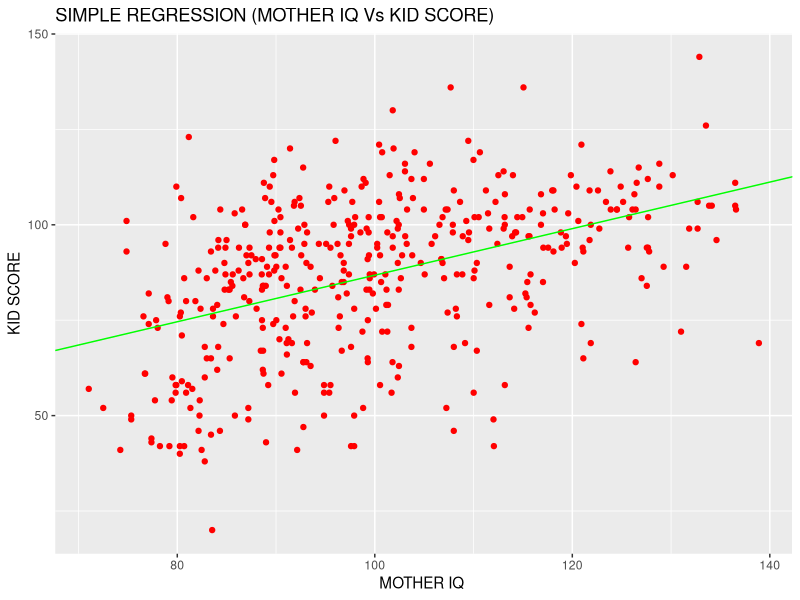
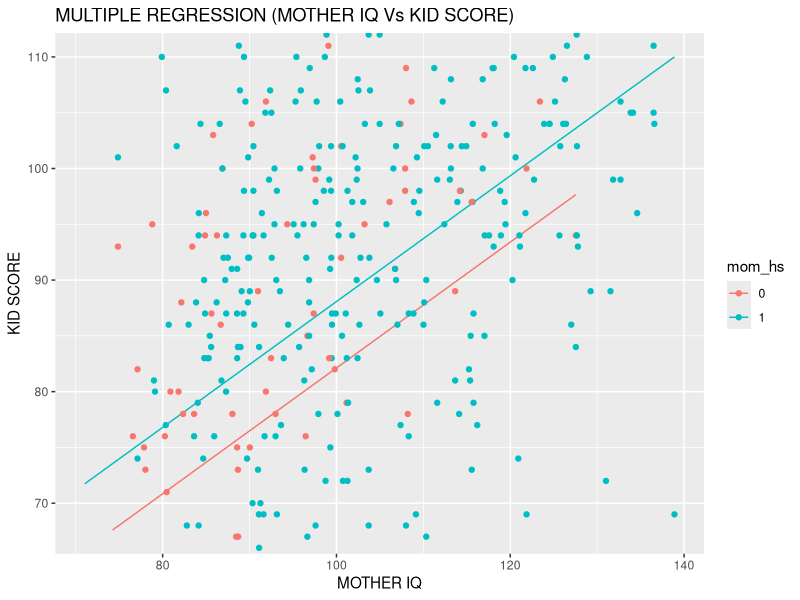
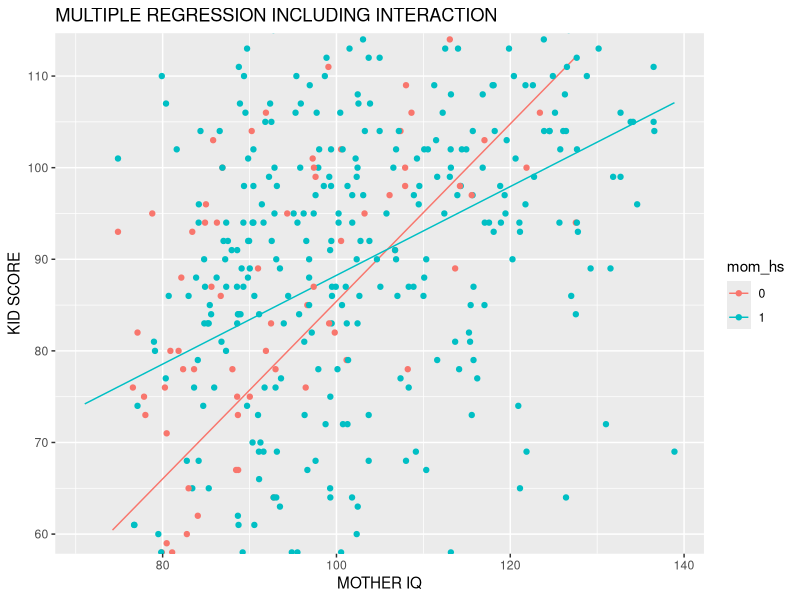
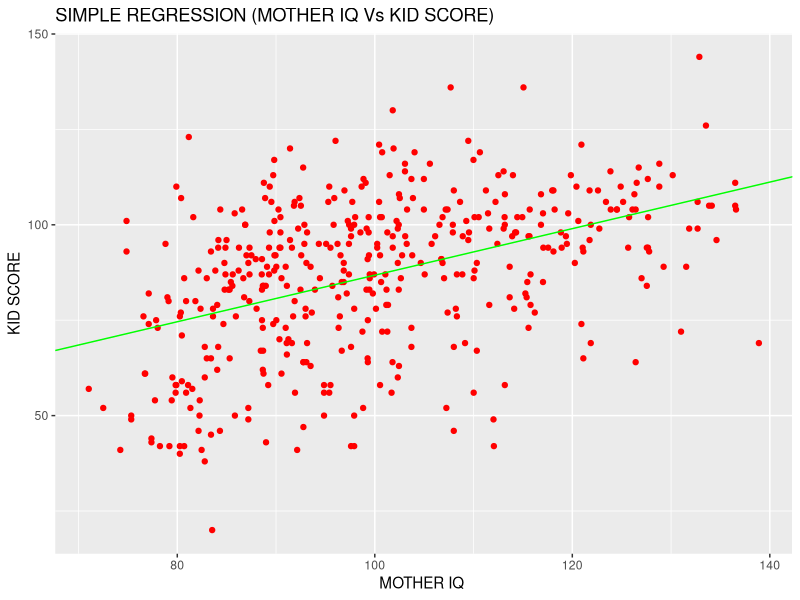
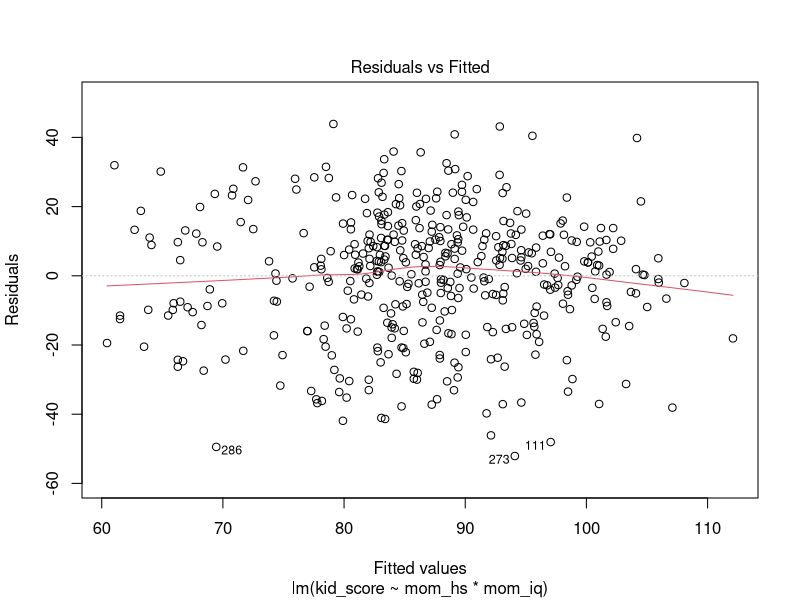
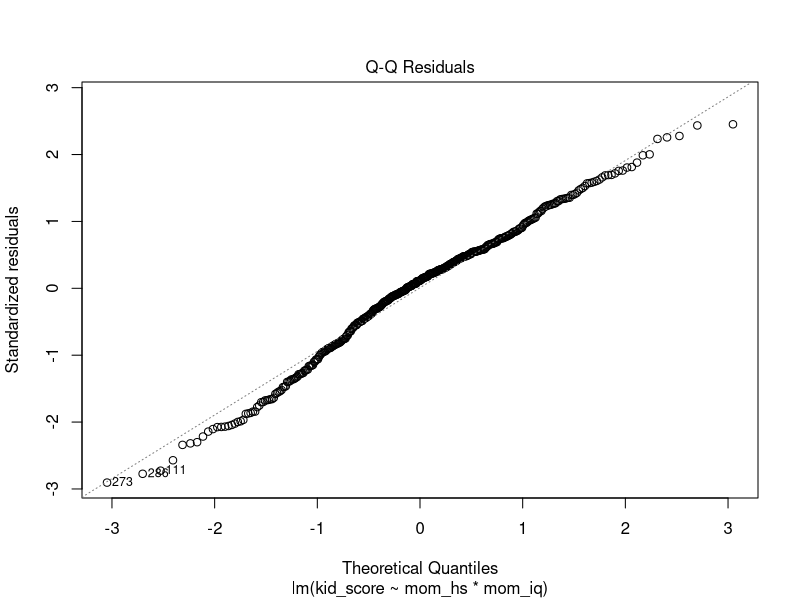
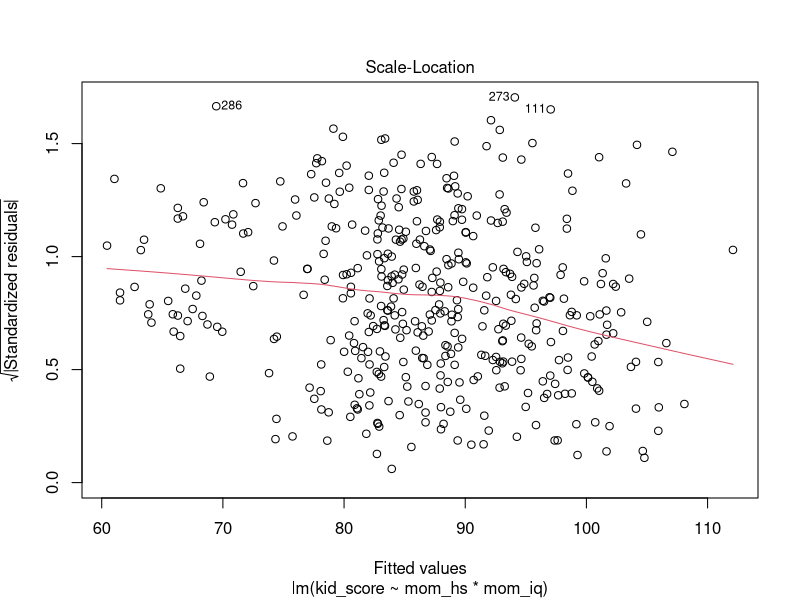
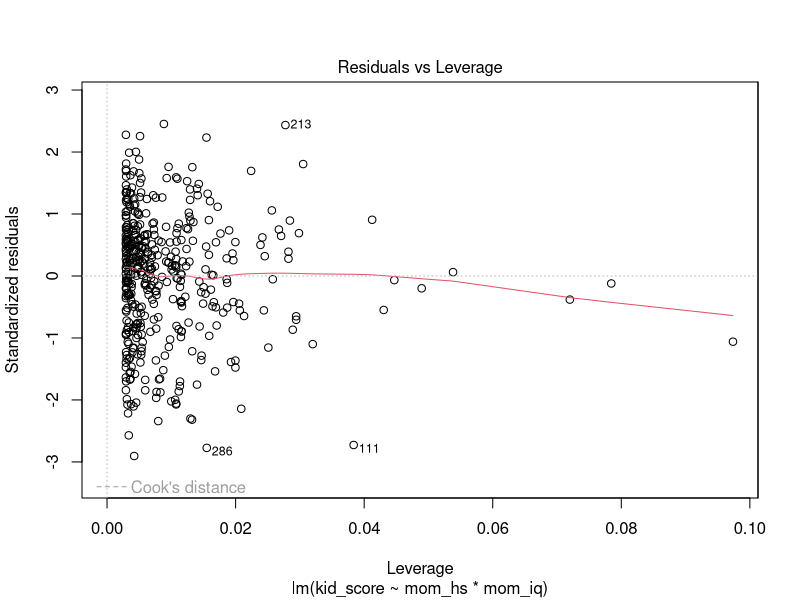

Recreate these plots in R, in order.
### Stats with R Exercise sheet 7

##########################
#Week8: Checking Assumptions underlying ANOVA and linear regression
##########################


## This exercise sheet contains the exercises that you will need to complete and 
## submit by 23:55 on Monday, January 11. Write the code below the questions. 
## If you need to provide a written answer, comment this out using a hashtag (#). 
## Submit your homework via moodle.
## You are required to work together in groups of three students.
## You need to provide a serious attempt to each exercise in order to have
## the assignment graded as complete.

## Please write below your (and your teammates) name, matriculation number. 


## Change the name of the file by adding your matriculation numbers
## (exercise0N_firstID_secondID_thirdID.R)


###############################################################################
###############################################################################

########
### Exercise 1
########

########
### Please, use ggplot to make plots in all exercises below!
########


library(ggplot2)

setwd('D:\\Courses\\StatisticsWithR\\Assignments\\7')
getwd()

# a) Read in the data kidiq.txt (available in the Moodle) and take a look
#    at the data summary. It contains information about the mum's iq and 
#    their child's iq. 
#    mom_hs indicates whether the mother has a high school degree
#    1 = high school education, 0 = no high school degree.

data= read.table("kidiq.txt")
str(data)
data$mom_hs <- factor(data$mom_hs)
str(data)
head(data)


# b) Plot kid_score against mom_iq in a scatter plot, and add a regression line 
#    (kid_score should be the response variable and mom_iq the predictor 
#    variable) to the plot. 
#    Name the plot and the axis in sensible ways.


regression1 <- lm(kid_score~mom_iq, data=data)

graph1 <- ggplot(data, aes(mom_iq, kid_score)) +
  geom_point(color = "red") +
  geom_abline(intercept = coefficients(regression1)[1], slope = coefficients(regression1)[2], color="green") +
  ggtitle("SIMPLE REGRESSION (MOTHER IQ Vs KID SCORE)") +
  labs( x="MOTHER IQ ", y = "KID SCORE")
graph1

#OR
## graph1 = ggplot(data, aes(x = mom_iq, y = kid_score)) + geom_point() + geom_smooth(method=lm, formula = y~x)
## graph1



# c) State the main difference between correlation and regression .Calculate a simple regression model 
#for kid_score with mom_hs as a predictor and interpret the results.

## Both correlation and regression is used to find the relationship between the independent and dependent variables.
## Regression: mostly focuses on the cause of a variable with respect to the other. It finds the slope of the two variable.
## Correlation: gives the direction and the strength of the relationship between the variables. It doesn't give the change of a variable with respect to other.

summary(regression1)
## Observation: 
### RSE: 18.27 on 432 dof
### Multiple R-squared:  0.201,	
### Adjusted R-squared:  0.1991 
### F-statistic: 108.6 on 1 and 432 dof,  
### p-value: < 2.2e-16(0.00000000000000022, close to zero) which is significant 


# d) Next, fit a regression model with two predictors: mom_hs and mom_iq. 
#    Interpret the model 
#    Then compare this regression model to the previous model and state which has a better model fit.

regression2 <- lm(kid_score~mom_hs+mom_iq, data = data)
summary(regression2)

## Observation:
### Residual standard error: 18.14 on 431 dof
### Multiple R-squared:  0.2141 (Low)	
### Adjusted R-squared:  0.2105 
### F-statistic: 58.72 on 2 and 431 dof,  
### p-value: < 2.2e-16

## Comapring the both results (c) and (d), In this model we can clearly see the intercept which is the predicted kids score when
# both input is zero the r-squared value is low that is only
#  21.41% of the variance of the outcome is explained by the model which doesn't
# reflect good relationship of a model


# e) Now plot a model where both predictors are shown. Do this by plotting 
#    data points for mothers with high school degree==1 in one color and those 
#    without degree in another color. Then also fit two separate regression lines 
#    such that these lines reflect the model results.
#	   HINT: One solution in ggplot is to calculate fitted values of the regression model 
#    and then plot them along with the original data points:
#    pred = data.frame(mom_iq=kidiq$mom_iq, mom_hs=kidiq$mom_hs, 
#    kid_score_pred=fitted(your_model))


pred1 <- data.frame(mom_iq=data$mom_iq, mom_hs=data$mom_hs, kid_score_pred=fitted(regression2))
graph2 <- ggplot(pred1, aes(mom_iq, kid_score_pred, color = mom_hs)) +
  geom_line() +
  geom_point(y = data$kid_score, x = data$mom_iq) +
  ggtitle("MULTIPLE REGRESSION (MOTHER IQ Vs KID SCORE)") +
  labs( x="MOTHER IQ", y = "KID SCORE")
graph2


# f) Next, we will proceed to a model including an interaction between mom_hs
#    and mom_iq. Fit the model and interpret your results.

## when we fit the model including an interaction, so it inclused both the predictors and the
## interaction b/w them. which is done by *
## so we introduce colinearity 

regression3 <- lm(kid_score~mom_hs*mom_iq, data = data)
summary(regression3)

# g) Next, let's plot the results of this model.

pred2 <- data.frame(mom_iq=data$mom_iq, mom_hs=data$mom_hs, kid_score_pred=fitted(regression3))
graph3 <- ggplot(pred2, aes(mom_iq, kid_score_pred, color = mom_hs)) +
  geom_line() +
  geom_point(y = data$kid_score, x = data$mom_iq) +
  ggtitle("MULTIPLE REGRESSION INCLUDING INTERACTION") +
  labs( x="MOTHER IQ", y = "KID SCORE")
graph3

# h) Next, let's explore the "predict.lm" function. Please first generate
#    a new dataframe with one datapoint (a mother with high school degree
#    and iq of 100). Then, use the predict function to predict the corresponding
#    child's iq. 
#    Please specify the predict function to also give you the 0.95 confidence 
#    interval.

test_new <- data.frame(mom_iq = c(100), mom_hs = c(1))
str(test_new)
summary(test_new)

test_new$mom_hs <- factor(test_new$mom_hs)
str(test_new)
summary(test_new)

predict(regression3, newdata = test_new, interval = "confidence")

# i) Meaning of confidence intervals for regression line.
#    Let's go back to exercise b) and plot again the data points with the 
#    regression line. By default, there should also be displayed the borders of 
#    the confidence interval. What is the meaning of this confidence interval?

graph1

## We can clearly see the borders of the confidence interval in this plot.
## Confidence interval gives us the actual(true) probability where the sample outcome is proportional to that of the population outcome.



# j) Finally, do model checking on your model from f), i.e. inspect 
#    the standard model plots provided by R, and interpret what you see.

plot(regression3)

## this model has almost best fit for our data, the regresion line is covering
## most of our data. 
